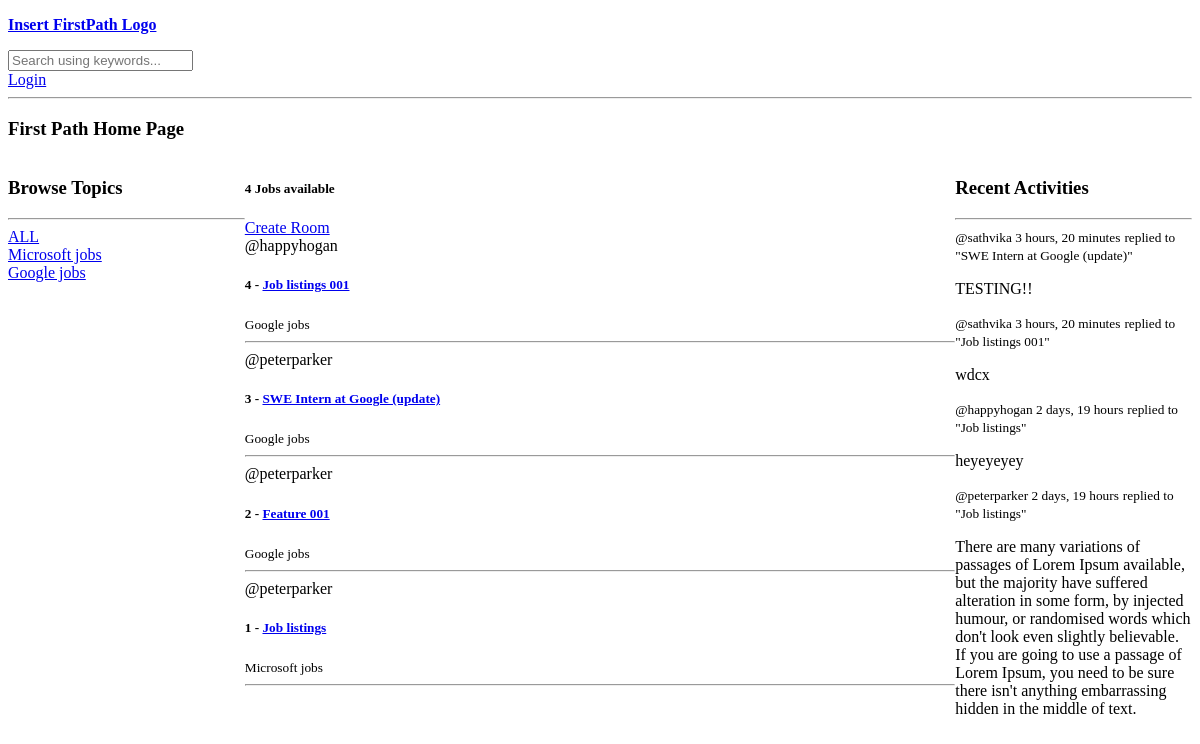
The app's page /, older data.
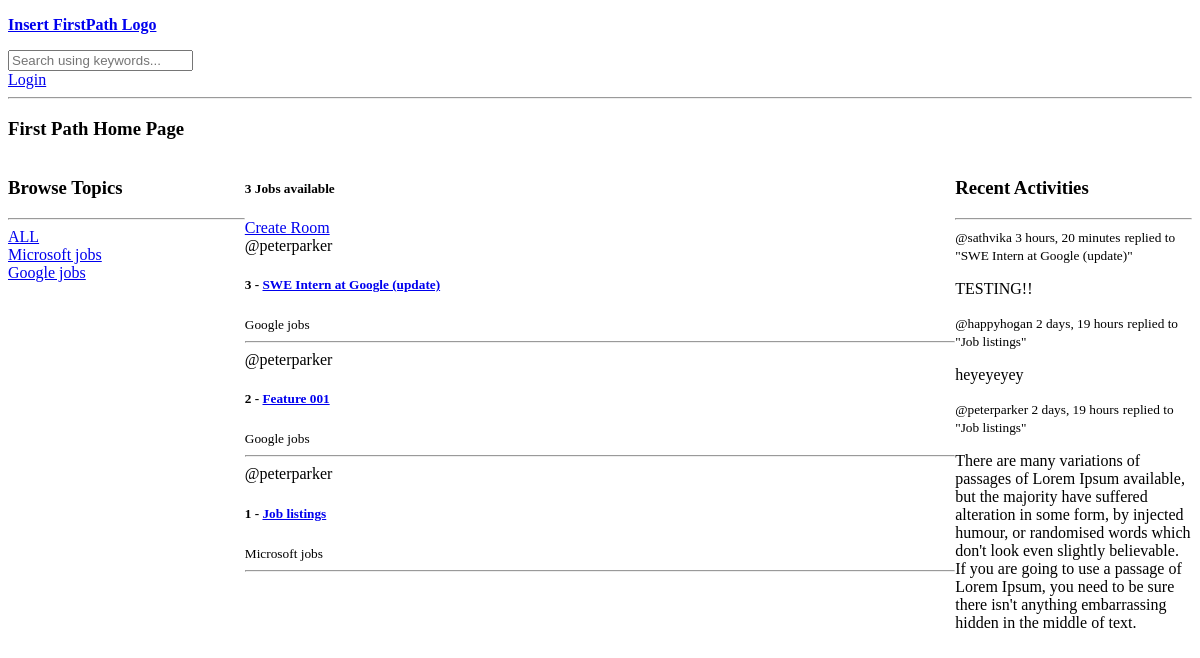
The same page, newer data.
### base/models.py (models this page shows, shortened)
class Topic(models.Model):
    name = models.CharField(max_length=200)

class Room(models.Model):
    host = models.ForeignKey(User, on_delete=models.SET_NULL, null=True)
    topic = models.ForeignKey(Topic, on_delete=models.SET_NULL, null=True)
    name = models.CharField(max_length=200)
    description = models.TextField(null=True, blank=True)
    participants= models.ManyToManyField(User, related_name='participants', blank=True)
    updated = models.DateTimeField(auto_now=True)
    created = models.DateTimeField(auto_now_add=True)
    class Meta:
        ordering = ['-updated', '-created']
    def __str__(self):
        return self.name

class Message(models.Model):
    user = models.ForeignKey(User, on_delete=models.CASCADE)
    room = models.ForeignKey(Room, on_delete=models.CASCADE)
    body = models.TextField()
    updated = models.DateTimeField(auto_now=True)
    created = models.DateTimeField(auto_now_add=True)
    class Meta:
        ordering = ['-updated', '-created']

### base/views.py (the view)
# urls.py: path('', views.home, name='home'),
def home(request):
    q = request.GET.get('q') if request.GET.get('q') != None else ''
    rooms = Room.objects.filter(
        Q(topic__name__icontains=q) |
        Q(name__icontains=q) |
        Q(description__icontains=q)
    )
    topics = Topic.objects.all()
    room_count = rooms.count() #use for total no. of jobs
    room_messages = Message.objects.all()
    context = {'rooms': rooms, 'topics': topics, 'room_count': room_count, 'room_messages': room_messages}
    return render(request, 'base/home.html', context)

### base/templates/base/home.html (shortened to what this page needs)
{% extends 'main.html' %}
{% block content %}
<h3>First Path Home Page</h3>
<div class="home-container">
    <div>
        <h3>Browse Topics</h3>
        <hr>
        <div>
            <a href="{% url 'home' %}">ALL</a>
        </div>
        {% for topic in topics %}
        <div>
            <a href="{% url 'home' %}?q={{topic.name}}">{{topic.name}}</a>
        </div>
        {% endfor %}
    </div>
    <div>
        <h5>{{room_count}} Jobs available</h5>
        <a href="{% url 'create-room' %}">Create Room</a>
        <div>
            {% for room in rooms %}
            <div>
                <span>@{{room.host.username}}</span>
                <h5>{{room.id}} - <a href="{% url 'room' room.id%}">{{room.name}}</a></h5>
                <small>{{room.topic.name}}</small>
                <hr>
            </div>
            {% endfor %}
        </div>
    </div>
    <div>
        <h3>Recent Activities</h3>
        <hr>
        {% for message in room_messages %}
        <div>
            <small>@{{message.user}} {{message.created|timesince}}</small>
            <small>replied to "{{message.room}}"</small>
            <p>{{message.body}}</p>
        </div>
        {% endfor %}
    </div>
</div>
{% endblock content %}

Row changes from the older to the newer data that the page shows:
removed Room: host.username "happyhogan", id "4", name "Job listings 001", topic.name "Google jobs"
removed Message: user "sathvika", created "3 hours, 20 minutes", room "Job listings 001", body "wdcx"
Text that changed along with them:
{{ room_count }}: "4" → "3"
